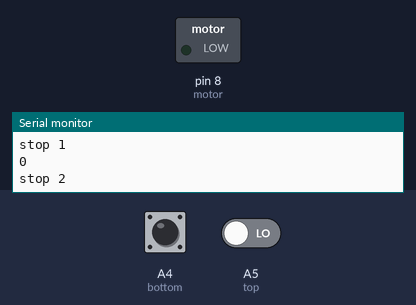
This sketch was run on a simulated Arduino Uno, built with avr-gcc and run on an emulated ATmega328P. On the bench: switched loads named in the sketch (green lamp = pin HIGH), the last lines printed to the serial monitor. The test bench sets the inputs (shaded band); at power-on: A5 (top) LOW, A4 (bottom) LOW.

Above: at 9.8 s.
9.9 s: A5 (top) driven HIGH
At 15.6 s:
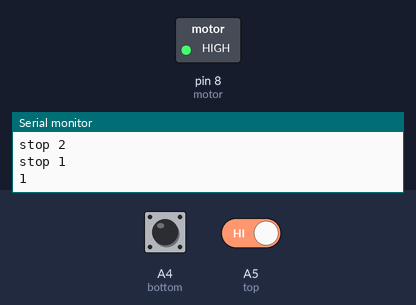
16.5 s: A5 (top) driven LOW
At 17.8 s:
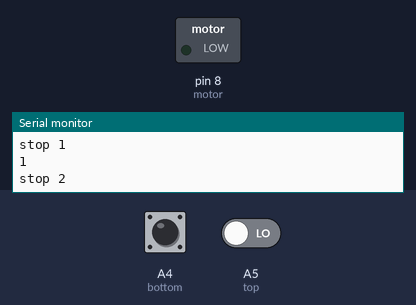
Timing chart, 0 to 19.5 s (numbered marks = the images above; inputs shaded):
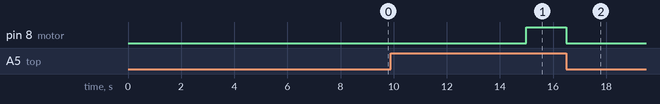

The sketch:

TestBabyMotor.ino
```cpp
int motor = 8;
int nSpeed = 105;
int speedstep = 5;
int bottom = A4;
int top = A5;

void setup() {
  // put your setup code here, to run once:
 pinMode(motor, OUTPUT);
 pinMode(bottom, INPUT);
 pinMode(top, INPUT);
  Serial.begin(9600);
}

void loop() {
  // put your main code here, to run repeatedly:

while(HIGH == digitalRead(bottom)) {
 //analogWrite(motor, nSpeed);
 digitalWrite(motor, HIGH);
}
// analogWrite(motor, 0);
digitalWrite(motor, LOW);
// Serial.println("0");

 Serial.println("stop 1");
delay(3000);

 Serial.println(digitalRead(top));
while(HIGH == digitalRead(top)) {
 //analogWrite(motor, nSpeed);
 digitalWrite(motor, HIGH);
 // Serial.println(nSpeed);
}
//analogWrite(motor, 0);
digitalWrite(motor, LOW);
// Serial.println("0");
Serial.println("stop 2");
delay(3000);

}
```

Measured:
- after the input at 9.9 s, pin 8 (motor): LOW → HIGH after 5.1 s
- after the input at 16.5 s, pin 8 (motor): HIGH → LOW at once
